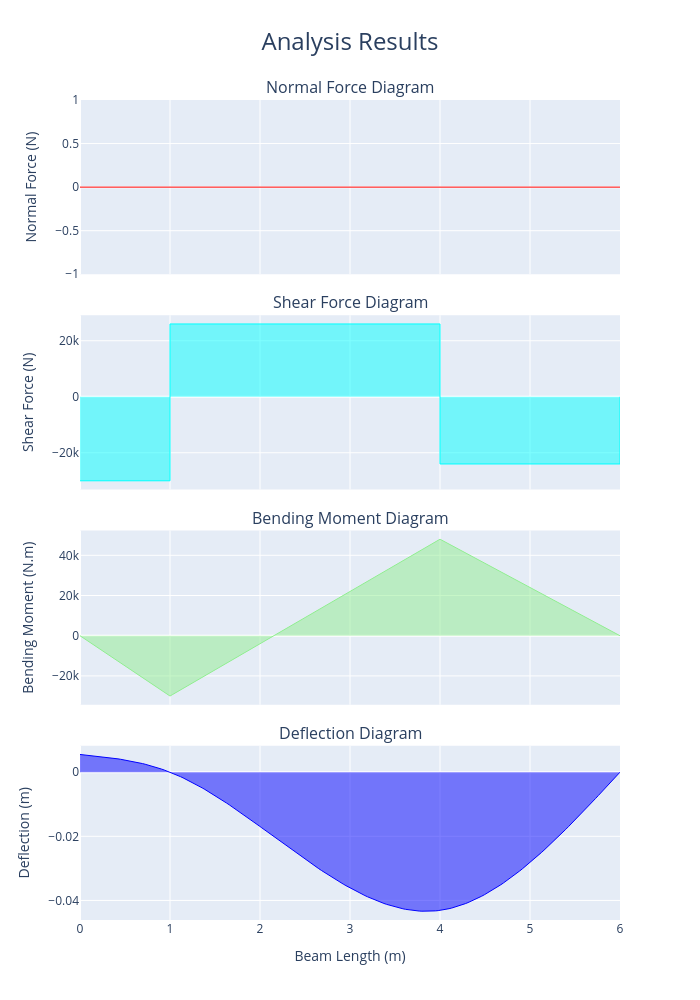

The notebook cell saved with this chart:
### Code cell
#show Normal Force, SFD, BMD and Deflection

fig_2 = beam.plot_beam_internal()
fig_2.show()

### Figure 1 — Plotly figure (JSON) as saved in the notebook; plotly's stock layout.template omitted (floating-point values rounded to 4 significant figures; data arrays with more than 128 entries replaced by an {"elided": "..."} marker saying what was removed)
{"data": [{"fill": "tozeroy", "hovertemplate": "x: %{x:.3f} %{meta[0]}<br>f(x): %{y:.3f} %{meta[1]}", "line": {"color": "red", "width": 1}, "meta": ["m", "N"], "mode": "lines", "name": "Normal Force", "type": "scatter", "x": {"elided": "206 float values"}, "xaxis": "x", "y": {"elided": "206 int values"}, "yaxis": "y"}, {"fill": "tozeroy", "hovertemplate": "x: %{x:.3f} %{meta[0]}<br>f(x): %{y:.3f} %{meta[1]}", "line": {"color": "aqua", "width": 1}, "meta": ["m", "N"], "mode": "lines", "name": "Shear Force", "type": "scatter", "x": {"elided": "206 float values"}, "xaxis": "x2", "y": {"elided": "206 int values"}, "yaxis": "y2"}, {"fill": "tozeroy", "hovertemplate": "x: %{x:.3f} %{meta[0]}<br>f(x): %{y:.3f} %{meta[1]}", "line": {"color": "lightgreen", "width": 1}, "meta": ["m", "N.m"], "mode": "lines", "name": "Bending Moment", "type": "scatter", "x": {"elided": "206 float values"}, "xaxis": "x3", "y": {"elided": "206 float values"}, "yaxis": "y3"}, {"fill": "tozeroy", "hovertemplate": "x: %{x:.3f} %{meta[0]}<br>f(x): %{y:.3f} %{meta[1]}", "line": {"color": "blue", "width": 1}, "meta": ["m", "m"], "mode": "lines", "name": "Deflection", "type": "scatter", "x": {"elided": "206 float values"}, "xaxis": "x4", "y": {"elided": "206 float values"}, "yaxis": "y4"}], "layout": {"annotations": [{"font": {"size": 16}, "showarrow": false, "text": "Normal Force Diagram", "x": 0.5, "xanchor": "center", "xref": "paper", "y": 1, "yanchor": "bottom", "yref": "paper"}, {"font": {"size": 16}, "showarrow": false, "text": "Shear Force Diagram", "x": 0.5, "xanchor": "center", "xref": "paper", "y": 0.7375, "yanchor": "bottom", "yref": "paper"}, {"font": {"size": 16}, "showarrow": false, "text": "Bending Moment Diagram", "x": 0.5, "xanchor": "center", "xref": "paper", "y": 0.475, "yanchor": "bottom", "yref": "paper"}, {"font": {"size": 16}, "showarrow": false, "text": "Deflection Diagram", "x": 0.5, "xanchor": "center", "xref": "paper", "y": 0.2125, "yanchor": "bottom", "yref": "paper"}], "height": 1000, "showlegend": false, "title": {"font": {"size": 24}, "text": "Analysis Results", "x": 0.5}, "width": 700, "xaxis": {"anchor": "y", "domain": [0, 1], "matches": "x4", "showticklabels": false}, "xaxis2": {"anchor": "y2", "domain": [0, 1], "matches": "x4", "showticklabels": false}, "xaxis3": {"anchor": "y3", "domain": [0, 1], "matches": "x4", "showticklabels": false}, "xaxis4": {"anchor": "y4", "domain": [0, 1], "title": {"text": "Beam Length (m)"}}, "yaxis": {"anchor": "x", "domain": [0.7875, 1], "title": {"text": "Normal Force (N)"}}, "yaxis2": {"anchor": "x2", "domain": [0.525, 0.7375], "title": {"text": "Shear Force (N)"}}, "yaxis3": {"anchor": "x3", "domain": [0.2625, 0.475], "title": {"text": "Bending Moment (N.m)"}}, "yaxis4": {"anchor": "x4", "domain": [0, 0.2125], "title": {"text": "Deflection (m)"}}}}
